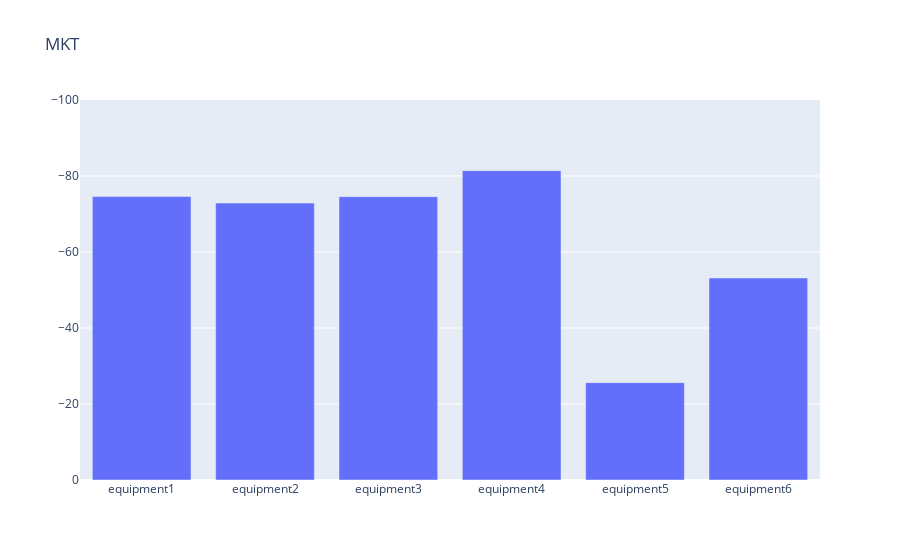

Here is the notebook cell this chart was saved with:
### Code cell
import time
#limit = [-75.3,-77.5,-75,-76.5,-23,-75]
st = time.time()
a,c = dekist('C:/Users/wanhu/dekist/dekist',[-75.3,-77.5,-75,-76.5,-23,-75])
print(time.time() - st)

### Figure 1 — Plotly figure (JSON) as saved in the notebook; plotly's stock layout.template omitted (floating-point values rounded to 4 significant figures)
{"data": [{"type": "bar", "x": ["equipment1", "equipment2", "equipment3", "equipment4", "equipment5", "equipment6"], "y": [-74.58, -72.87, -74.56, -81.4, -25.62, -53.17]}], "layout": {"title": {"text": "MKT"}, "yaxis": {"range": [0, -100]}}}
